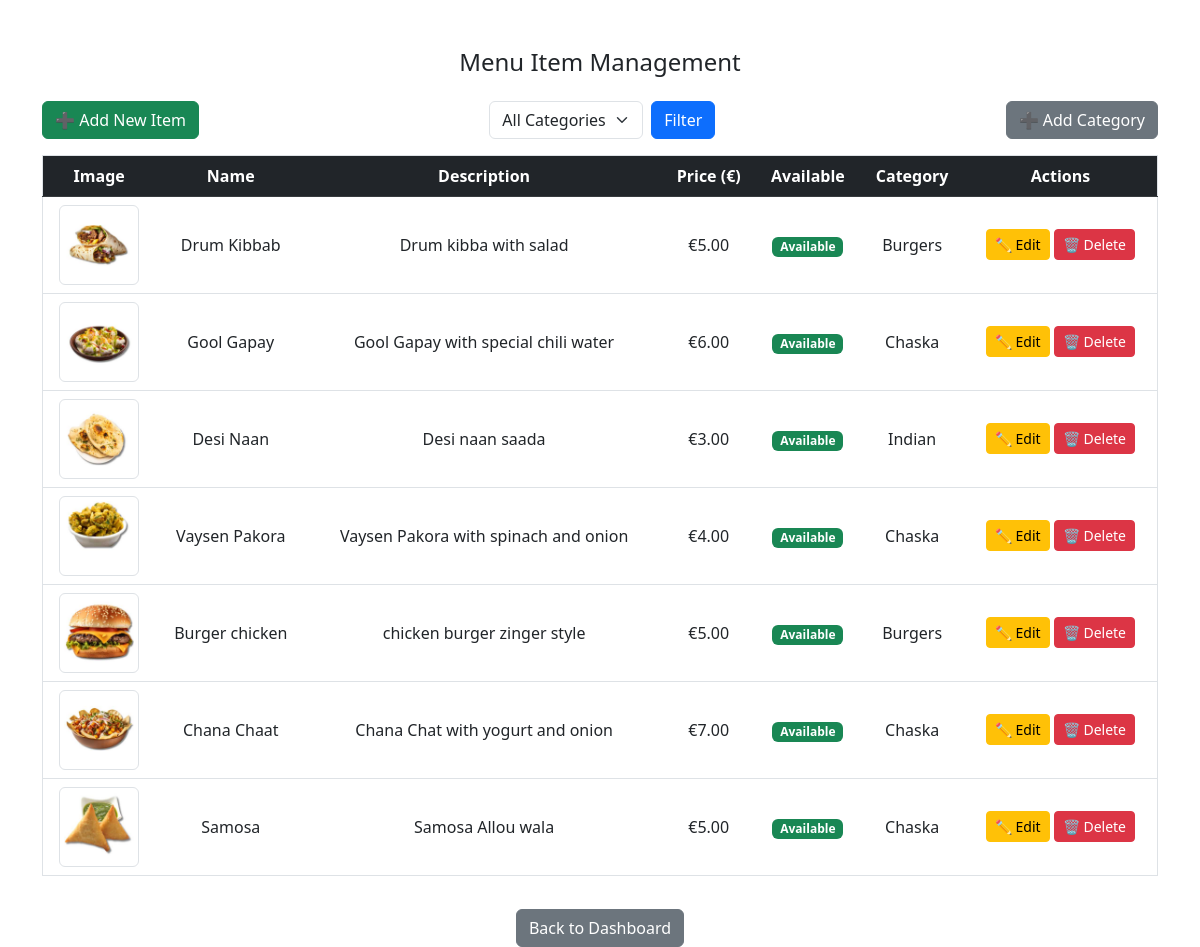
/item-management/, run on the app's committed database.
### qrmenu/models.py (models this page shows, shortened)
class MenuItem(models.Model):
    name = models.CharField(max_length=50)
    description = models.TextField(max_length=50)
    price = models.DecimalField(max_digits=10, decimal_places=2)
    available = models.BooleanField(default=True)
    image = models.ImageField(upload_to='menu_photos/', blank=True, null=True)  # NEW
    category = models.ForeignKey(Category, on_delete=models.CASCADE)

class Category(models.Model):
    name = models.TextField(max_length=100)

### qrmenu/views.py (the view)
# urls.py: path('item-management/', views.item_management_view, name='item_management'),
def item_management_view(request):
    selected_category = request.GET.get('category')
    categories = Category.objects.all()
    menu_items = MenuItem.objects.filter(category_id=selected_category) if selected_category else MenuItem.objects.all()
    return render(request, 'qrmenu/item_management.html', {
        'menu_items': menu_items,
        'categories': categories,
        'selected_category': selected_category,
    })

### qrmenu/templates/qrmenu/item_management.html (shortened to what this page needs)
{% load static %}
<!DOCTYPE html>
<html lang="en">
<head>
    <link href="https://cdn.jsdelivr.net/npm/bootstrap@5.3.0-alpha1/dist/css/bootstrap.min.css" rel="stylesheet">
</head>
<body>
    <div class="container my-5">
        <h4 class="mb-4 text-center">Menu Item Management</h4>
        <div class="d-flex justify-content-between align-items-center mb-3">
            <a href="{% url 'add_item' %}" class="btn btn-success">➕ Add New Item</a>
    <form method="GET" action="{% url 'item_management' %}" class="d-flex align-items-center mx-3">
        <select name="category" id="category" class="form-select me-2">
            <option value="">All Categories</option>
        </select>
        <button type="submit" class="btn btn-primary">Filter</button>
    </form>
            <a href="{% url 'add_category' %}" class="btn btn-secondary">➕ Add Category</a>
        </div>
        <table class="table table-hover align-middle text-center border">
            <thead class="table-dark">
                <tr>
                    <th>Image</th>
                    <th>Name</th>
                    <th>Description</th>
                    <th>Price (€)</th>
                    <th>Available</th>
                    <th>Category</th>
                    <th>Actions</th>
                </tr>
            </thead>
            <tbody>
                {% for item in menu_items %}
                    <tr>
                        <td>
                            {% if item.image %}
                                <img src="{{ item.image.url }}" alt="{{ item.name }}" class="img-thumbnail" style="max-height: 80px; max-width: 80px;">
                            {% else %}
                                <span class="text-muted">No Image</span>
                            {% endif %}
                        </td>
                        <td>{{ item.name }}</td>
                        <td>{{ item.description|truncatewords:15 }}</td>
                        <td>€{{ item.price }}</td>
                        <td>
                            {% if item.available %}
                                <span class="badge bg-success">Available</span>
                            {% else %}
                                <span class="badge bg-danger">Out of Stock</span>
                            {% endif %}
                        </td>
                        <td>{{ item.category.name }}</td>
                        <td>
                            <a href="{% url 'edit_item' item.id %}" class="btn btn-warning btn-sm">✏️ Edit</a>
                            <a href="{% url 'delete_item' item.id %}" class="btn btn-danger btn-sm" onclick="return confirm('Are you sure you want to delete this item?')">🗑️ Delete</a>
                        </td>
                    </tr>
                {% empty %}
                    <tr>
                        <td colspan="7" class="text-center text-muted">No menu items available.</td>
                    </tr>
                {% endfor %}
            </tbody>
        </table>
    </div>
    <div class="d-flex justify-content-center align-items-center" style="height: 1vh;">
        <button onclick="window.location.href='{% url 'main_dashboard' %}'" class="btn btn-secondary">
            Back to Dashboard
        </button>
    </div>
</body>
</html>

### data on the page
MenuItem: image (picture), name "Drum Kibbab", description "Drum kibba with salad", price "5.00", available "Available", category.name "Burgers"
MenuItem: image (picture), name "Gool Gapay", description "Gool Gapay with special chili water", price "6.00", available "Available", category.name "Chaska"
MenuItem: image (picture), name "Desi Naan", description "Desi naan saada", price "3.00", available "Available", category.name "Indian"
MenuItem: image (picture), name "Vaysen Pakora", description "Vaysen Pakora with spinach and onion", price "4.00", available "Available", category.name "Chaska"
MenuItem: image (picture), name "Burger chicken", description "chicken burger zinger style", price "5.00", available "Available", category.name "Burgers"
MenuItem: image (picture), name "Chana Chaat", description "Chana Chat with yogurt and onion", price "7.00", available "Available", category.name "Chaska"
MenuItem: image (picture), name "Samosa", description "Samosa Allou wala", price "5.00", available "Available", category.name "Chaska"
